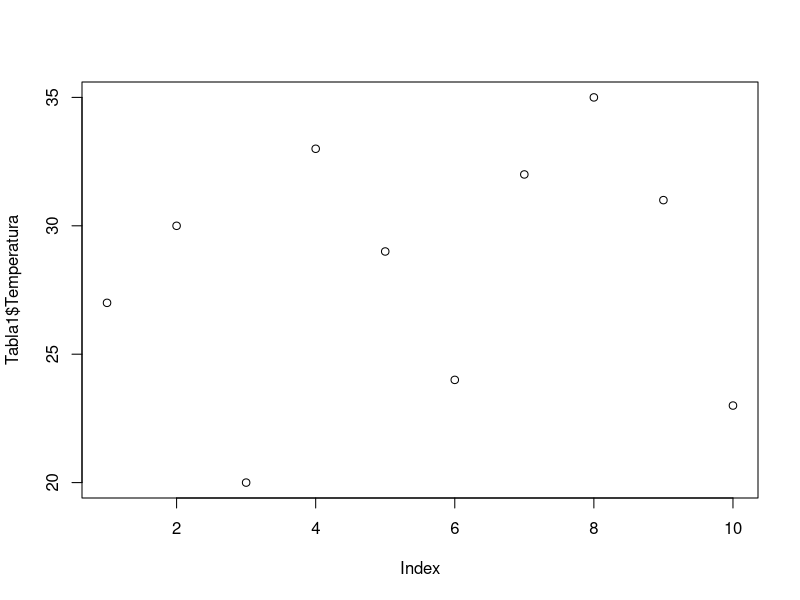
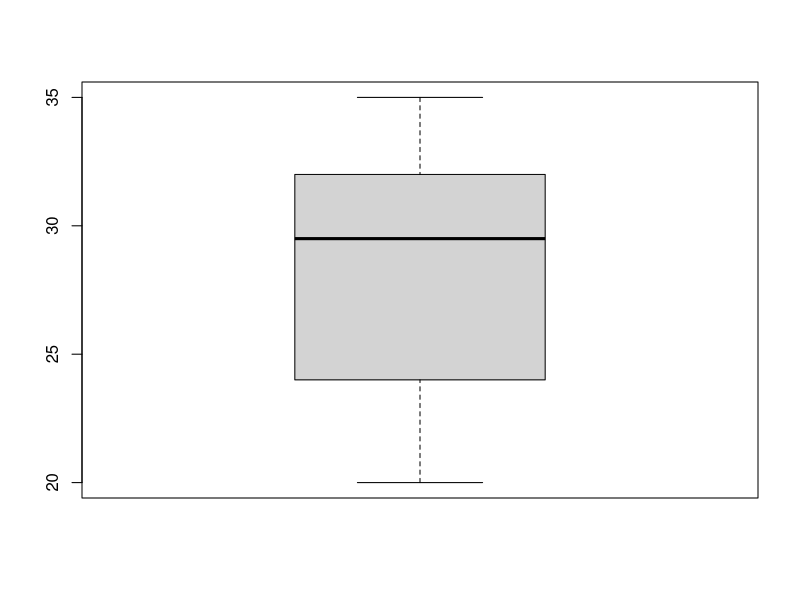
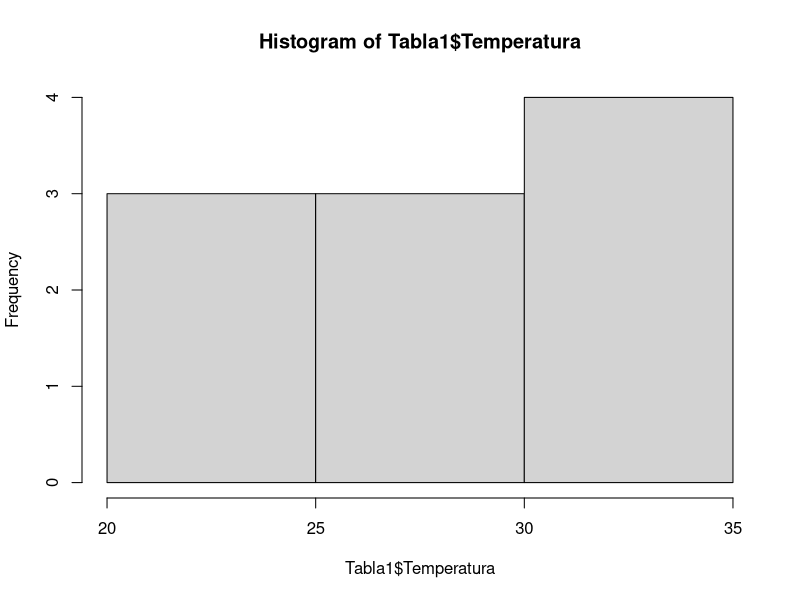

The R source for these figures, in order:
## ---- chunk 1
2 + 2
## ---- chunk 2
2 - 2
## ---- chunk 3
2 * 2
## ---- chunk 4
2 / 2
## ---- chunk 5
sqrt(2)
## ---- chunk 6
34.5 + 0.3*36.4
## ---- chunk 7
x <- 5 # En este caso, x tendrá el valor de 5
## ---- chunk 8
y <- -3 # En este caso, y tendrá el valor de -3
## ---- chunk 9
Peso <- c(12.5, 23, 12.6, 18, 7, 18.3, 23, 40, 21,8)
## ---- chunk 10

Altura <- c(1:1000)
## ---- chunk 11
Aleatorios <- sample(1:1000, size = 50)
## ---- chunk 12
Dnormal <- rnorm(50, mean = 30, sd = 2.5)
## ---- chunk 13
Variabley <- "y"
## ---- chunk 14
Seccion <- c("1A", "1B", "3A", "2B", "2A", "3A")
## ---- chunk 15
Temperatura <- sample(20:35, 10)

Riqueza <- rnorm(10, mean = 5, sd= 3)

Franja <- c("A", "A", "C", "C", "A", "B", "B", "B", "A", "C")
## ---- chunk 16
Tabla1 <- data.frame(Franja, Temperatura, Riqueza)
## ---- chunk 17

knitr::kable(Tabla1)
## ---- chunk 18

summary(Tabla1)
## ---- chunk 19
mean(Tabla1$Temperatura)
## ---- chunk 20
median(Tabla1$Temperatura)
## ---- chunk 21

sd(Tabla1$Temperatura)

## ---- chunk 22
plot(Tabla1$Temperatura)
## ---- chunk 23
boxplot(Tabla1$Temperatura)
## ---- chunk 24
hist(Tabla1$Temperatura)
## ---- chunk 25
library(palmerpenguins)
## ---- chunk 26
data("penguins")
## ---- chunk 27
sapply(penguins[, 3:6], mean, na.rm = TRUE)
## ---- chunk 28
tapply(penguins$body_mass_g, penguins$species, mean, na.rm =TRUE )
